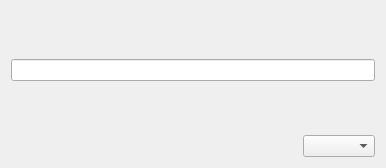
<?xml version="1.0" encoding="UTF-8"?>
<ui version="4.0">
 <class>NewGoogleDriveItemDialog</class>
 <widget class="QDialog" name="NewGoogleDriveItemDialog">
  <property name="geometry">
   <rect>
    <x>0</x>
    <y>0</y>
    <width>386</width>
    <height>168</height>
   </rect>
  </property>
  <property name="windowTitle">
   <string>Dialog</string>
  </property>
  <layout class="QVBoxLayout" name="verticalLayout">
   <item>
    <spacer name="verticalSpacer_2">
     <property name="orientation">
      <enum>Qt::Vertical</enum>
     </property>
     <property name="sizeHint" stdset="0">
      <size>
       <width>20</width>
       <height>38</height>
      </size>
     </property>
    </spacer>
   </item>
   <item>
    <widget class="QLineEdit" name="lineEditItemName"/>
   </item>
   <item>
    <spacer name="verticalSpacer">
     <property name="orientation">
      <enum>Qt::Vertical</enum>
     </property>
     <property name="sizeHint" stdset="0">
      <size>
       <width>20</width>
       <height>38</height>
      </size>
     </property>
    </spacer>
   </item>
   <item>
    <layout class="QHBoxLayout" name="horizontalLayout">
     <item>
      <spacer name="horizontalSpacer">
       <property name="orientation">
        <enum>Qt::Horizontal</enum>
       </property>
       <property name="sizeHint" stdset="0">
        <size>
         <width>40</width>
         <height>20</height>
        </size>
       </property>
      </spacer>
     </item>
     <item>
      <widget class="QComboBox" name="comboBoxItemType"/>
     </item>
    </layout>
   </item>
  </layout>
 </widget>
 <resources/>
 <connections>
  <connection>
   <sender>lineEditItemName</sender>
   <signal>returnPressed()</signal>
   <receiver>NewGoogleDriveItemDialog</receiver>
   <slot>newItemNameEntered()</slot>
   <hints>
    <hint type="sourcelabel">
     <x>175</x>
     <y>73</y>
    </hint>
    <hint type="destinationlabel">
     <x>175</x>
     <y>212</y>
    </hint>
   </hints>
  </connection>
  <connection>
   <sender>comboBoxItemType</sender>
   <signal>textActivated(QString)</signal>
   <receiver>NewGoogleDriveItemDialog</receiver>
   <slot>itemTypeActivated(QString)</slot>
   <hints>
    <hint type="sourcelabel">
     <x>345</x>
     <y>152</y>
    </hint>
    <hint type="destinationlabel">
     <x>335</x>
     <y>306</y>
    </hint>
   </hints>
  </connection>
  <connection>
   <sender>comboBoxItemType</sender>
   <signal>textHighlighted(QString)</signal>
   <receiver>NewGoogleDriveItemDialog</receiver>
   <slot>itemTypeHighlighted(QString)</slot>
   <hints>
    <hint type="sourcelabel">
     <x>314</x>
     <y>147</y>
    </hint>
    <hint type="destinationlabel">
     <x>280</x>
     <y>364</y>
    </hint>
   </hints>
  </connection>
 </connections>
 <slots>
  <slot>newItemNameEntered()</slot>
  <slot>itemTypeActivated(QString)</slot>
  <slot>itemTypeHighlighted(QString)</slot>
 </slots>
</ui>
